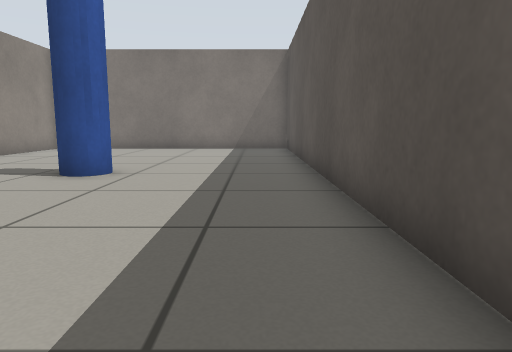
View 1 (above)

16 first-person views from a walk through a Gazebo world. The camera is 0.5 m above the floor, tilts 8° down and sees 70° across. The floor is counted in squares, 0.5 m on a side. Each view is taken from the middle of a square. On the plan, view 1 faces up. The plan holds only what a view shows up to about 13 squares ahead; the rest is blank.

View 2
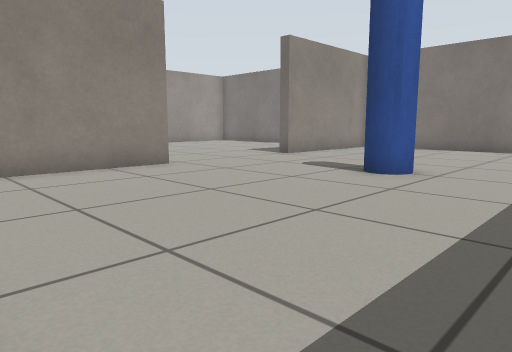

View 3
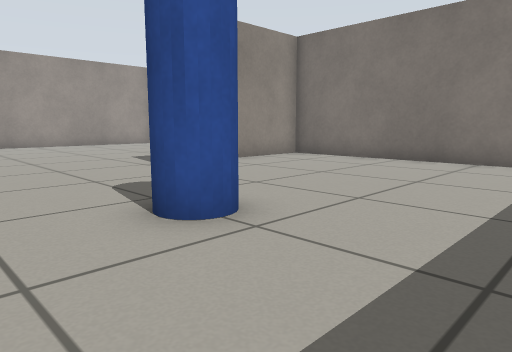

View 4
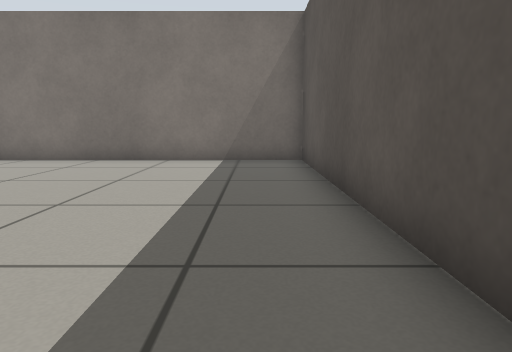

View 5
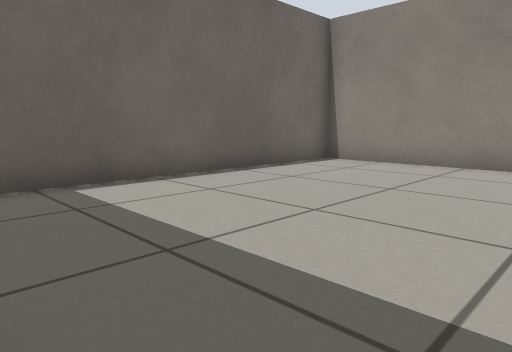

View 6
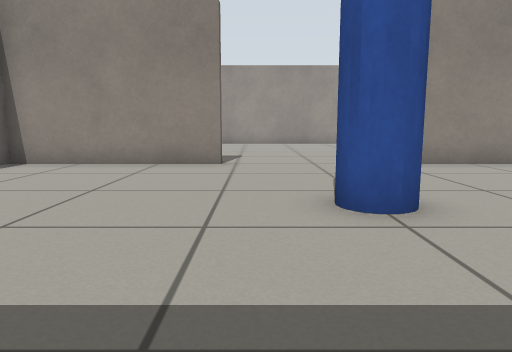

View 7
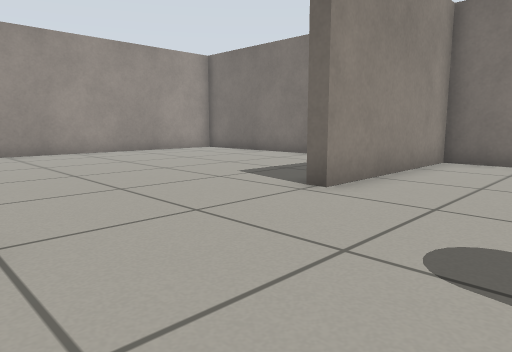

View 8
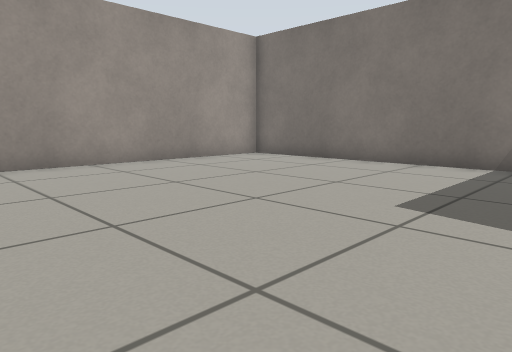

View 9
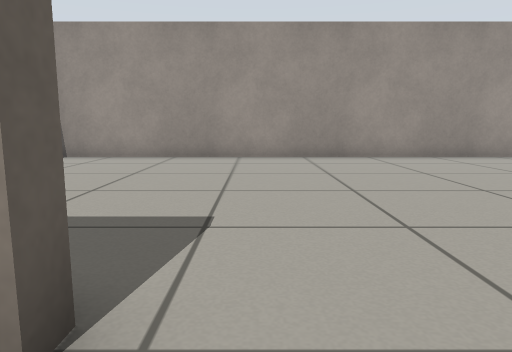

View 10
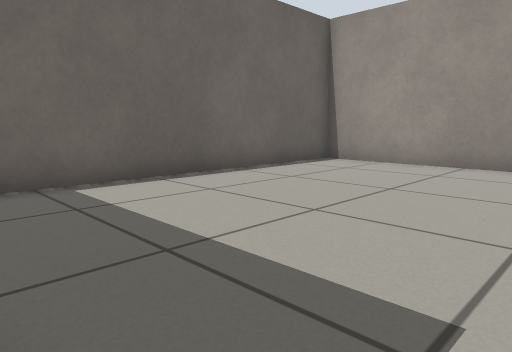

View 11
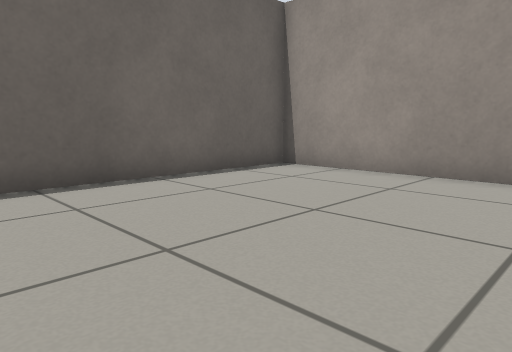

View 12
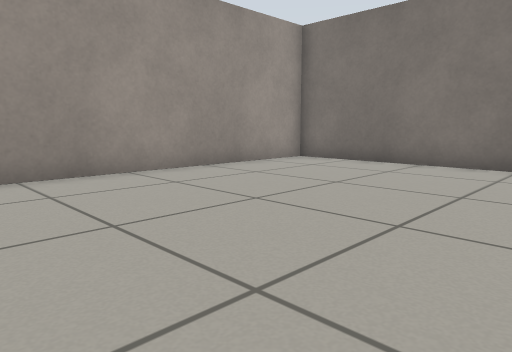

View 13
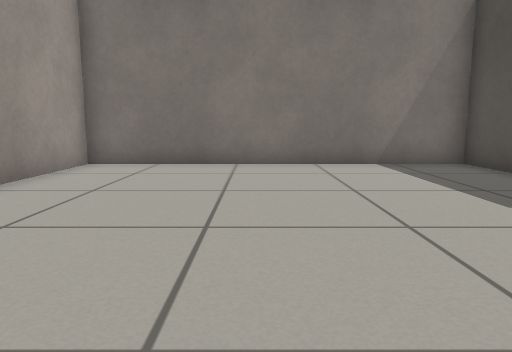

View 14
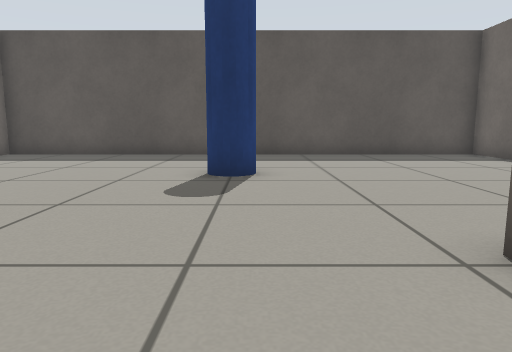

View 15
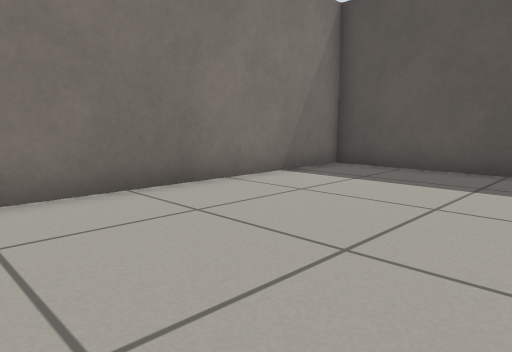

View 16
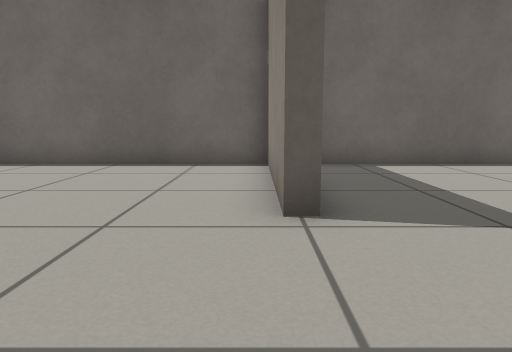

### Floor plan
Ten units are one square. View 1 is at (0, 0); x grows to the right and y downward. Boxes are objects, and circles mark ways between rooms. Rooms are numbered by the first view taken in them; rooms with no view inside come last. Other rooms are left out.
<svg viewBox="-188 -158 206 166">
<path fill="none" stroke="#000" d="M-87 -51 -83 -51 -83 3 13 3 13 -153 -83 -153 -83 -99M-83 -99 -87 -99M-87 -135 -87 -153 -183 -153 -183 3 -96 3"/>
<rect x="-45" y="-85" width="20" height="20" fill="#bbb"><title>blue cylinder</title></rect>
<circle cx="-90" cy="-75" r="3" fill="#2a7"/>
<text x="-40" y="-80">1</text>
<text x="-140" y="-80">2</text>
</svg>
Room 1 opens to room 2.

Where each view was taken, in squares from view 1:
view 1: 0 up, 0 right, facing up
view 2: 0 up, 0 right, facing up-left
view 3: 5 up, 0 right, facing up-left
view 4: 5 up, 0 right, facing up
view 5: 6 up, 1 right, facing down-left
view 6: 6 up, 1 right, facing left
view 7: 5 up, 5 left, facing up-left
view 8: 6 up, 9 left, facing up-left
view 9: 6 up, 7 left, facing left
view 10: 6 up, 9 left, facing down-left
view 11: 6 up, 11 left, facing down-left
view 12: 6 up, 11 left, facing up-left
view 13: 6 up, 14 left, facing up
view 14: 7 up, 11 left, facing right
view 15: 10 up, 7 left, facing up-right
view 16: 9 up, 8 left, facing down
